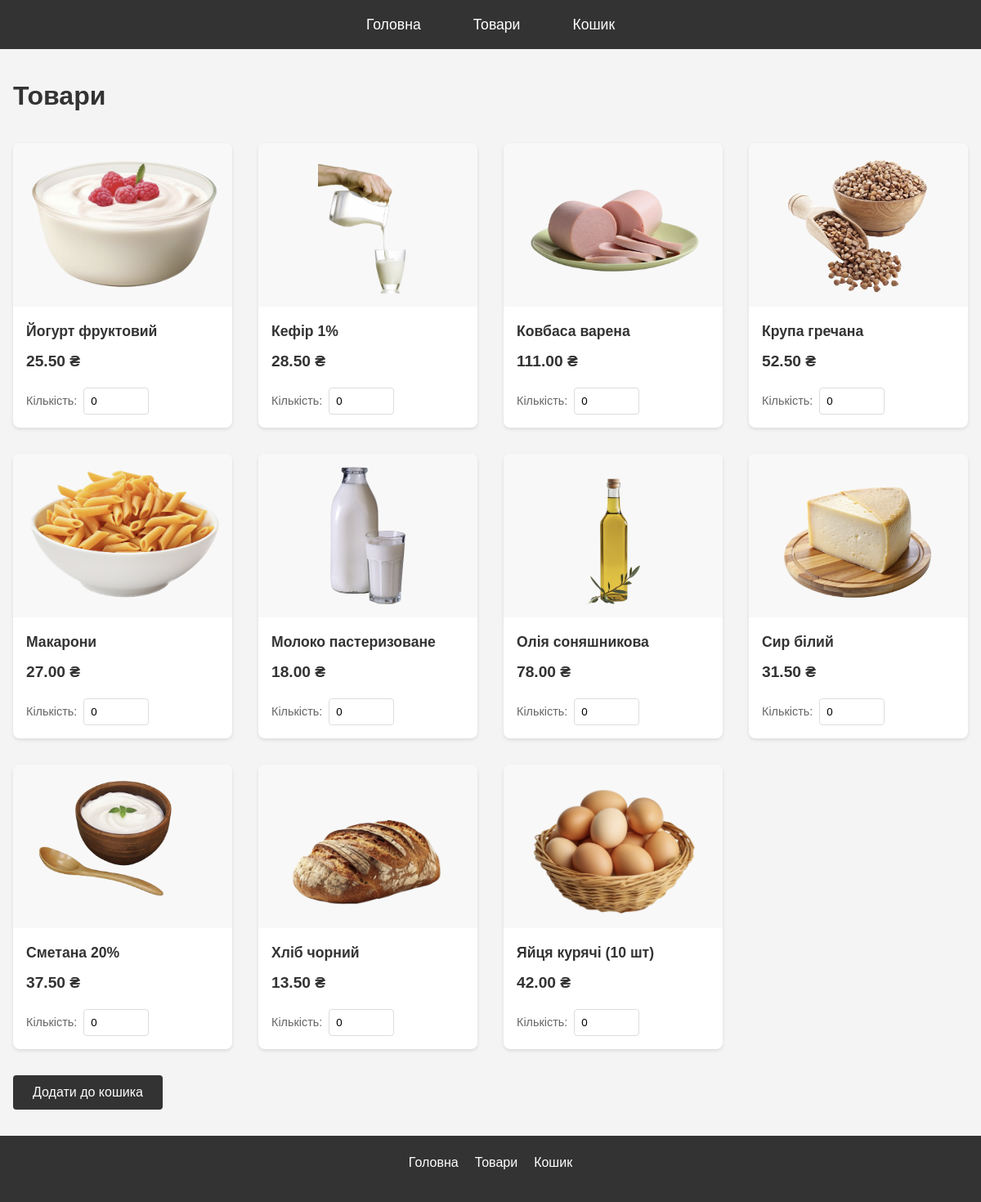
The page / on the database its author committed.
### tables this page shows
CREATE TABLE products (
            id INTEGER PRIMARY KEY AUTOINCREMENT,
            name TEXT NOT NULL,
            price REAL NOT NULL,
            image TEXT NOT NULL
        );

### public/includes/functions.php (called while the page is built, shortened)
<?php
function getDbConnection() {
    static $db = null;
    if ($db === null) {
        $dbFile = __DIR__ . '/../../db/webshop.sqlite';
        try {
            $db = new PDO('sqlite:' . $dbFile);
            $db->setAttribute(PDO::ATTR_ERRMODE, PDO::ERRMODE_EXCEPTION);
        } catch (PDOException $e) {
            die("Connection failed: " . $e->getMessage());
        }
    }
    return $db;
}
function getProducts() {
    $db = getDbConnection();
    $stmt = $db->query("SELECT * FROM products ORDER BY name");
    return $stmt->fetchAll(PDO::FETCH_ASSOC);
}
function formatPrice($price) {
    return number_format($price, 2);
}
function h($string) {
    return htmlspecialchars($string, ENT_QUOTES, 'UTF-8');
}
?>

### public/index.php (the view, shortened to what this page needs)
<?php
require_once 'includes/header.php';
$products = getProducts();
?>
<h1>Товари</h1>
<form method="POST" action="">
    <div class="products-grid">
        <?php foreach ($products as $product): ?>
            <div class="product-card">
                <div class="product-image-container">
                    <img src="/assets/images/<?php echo h($product['image']); ?>"
                         alt="<?php echo h($product['name']); ?>"
                         class="product-image">
                </div>
                <div class="product-info">
                    <h3 class="product-name"><?php echo h($product['name']); ?></h3>
                    <p class="product-price"><?php echo formatPrice($product['price']); ?> ₴</p>
                    <div class="product-quantity">
                        <label for="quantity-<?php echo $product['id']; ?>">Кількість:</label>
                        <input type="number"
                               id="quantity-<?php echo $product['id']; ?>"
                               name="quantity[<?php echo $product['id']; ?>]"
                               value="<?php echo isset($_POST['quantity'][$product['id']]) ? h($_POST['quantity'][$product['id']]) : '0'; ?>"
                               min="0"
                               required>
                    </div>
                </div>
            </div>
        <?php endforeach; ?>
    </div>
    <div class="form-actions">
        <button type="submit">Додати до кошика</button>
    </div>
</form>
<?php require_once 'includes/footer.php'; ?>

### public/includes/header.php (shortened to what this page needs)
<?php
require_once __DIR__ . '/functions.php';
?>
<!DOCTYPE html>
<html lang="uk">
<head>
    <link rel="stylesheet" href="/assets/css/style.css">
</head>
<body>
    <header>
        <nav>
            <ul>
                <li><a href="/home.php">Головна</a></li>
                <li><a href="/index.php">Товари</a></li>
                <li><a href="/basket.php">Кошик</a></li>
            </ul>
        </nav>
    </header>
    <main>

### public/includes/footer.php
    </main>
    <footer>
        <div class="footer-nav">
            <ul>
                <li><a href="/home.php">Головна</a></li>
                <li><a href="/index.php">Товари</a></li>
                <li><a href="/basket.php">Кошик</a></li>
            </ul>
        </div>
    </footer>
</body>
</html>

### public/assets/css/style.css (style rules this page uses)
* { margin: 0; padding: 0; box-sizing: border-box; }
body { font-family: Arial, sans-serif; line-height: 1.6; color: #333; background-color: #f4f4f4; }
header { background-color: #333; color: white; padding: 1rem; }
nav { max-width: 1200px; margin: 0 auto; }
nav ul { list-style: none; display: flex; justify-content: center; gap: 2rem; }
nav a { color: white; text-decoration: none; padding: 0.5rem 1rem; font-size: 1.1rem; }
main { max-width: 1200px; margin: 2rem auto; padding: 0 1rem; }
.products-grid { display: grid; grid-template-columns: repeat(auto-fill, minmax(250px, 1fr)); gap: 2rem; margin: 2rem 0; }
.product-card { background: white; border-radius: 8px; box-shadow: 0 2px 4px rgba(0, 0, 0, 0.1); overflow: hidden; transition: transform 0.2s, box-shadow 0.2s; }
.product-image-container { width: 100%; height: 200px; overflow: hidden; background: #f8f8f8; }
.product-image { width: 100%; height: 100%; object-fit: contain; padding: 1rem; }
.product-info { padding: 1rem; }
.product-name { font-size: 1.1rem; margin-bottom: 0.5rem; color: #333; }
.product-price { font-size: 1.2rem; font-weight: bold; color: #333; margin-bottom: 1rem; }
.product-quantity { display: flex; align-items: center; gap: 0.5rem; }
.product-quantity label { font-size: 0.9rem; color: #666; }
.product-quantity input { width: 80px; padding: 0.5rem; border: 1px solid #ddd; border-radius: 4px; }
button, .button { display: inline-block; padding: 0.75rem 1.5rem; background-color: #333; color: white; border: none; border-radius: 4px; cursor: pointer; text-decoration: none; font-size: 1rem; transition: background-color 0.2s; }
footer { background-color: #333333; color: white; padding: 20px; text-align: center; margin-top: 2rem; }
.footer-nav ul { list-style: none; padding: 0; margin: 0 0 15px 0; display: flex; justify-content: center; gap: 20px; }
.footer-nav a { color: white; text-decoration: none; }

### rows shown on the page
products: image (picture), name "Йогурт фруктовий", price "25.50", id "0"
products: image (picture), name "Кефір 1%", price "28.50", id "0"
products: image (picture), name "Ковбаса варена", price "111.00", id "0"
products: image (picture), name "Крупа гречана", price "52.50", id "0"
products: image (picture), name "Макарони", price "27.00", id "0"
products: image (picture), name "Молоко пастеризоване", price "18.00", id "0"
products: image (picture), name "Олія соняшникова", price "78.00", id "0"
products: image (picture), name "Сир білий", price "31.50", id "0"
products: image (picture), name "Сметана 20%", price "37.50", id "0"
products: image (picture), name "Хліб чорний", price "13.50", id "0"
products: image (picture), name "Яйця курячі (10 шт)", price "42.00", id "0"
